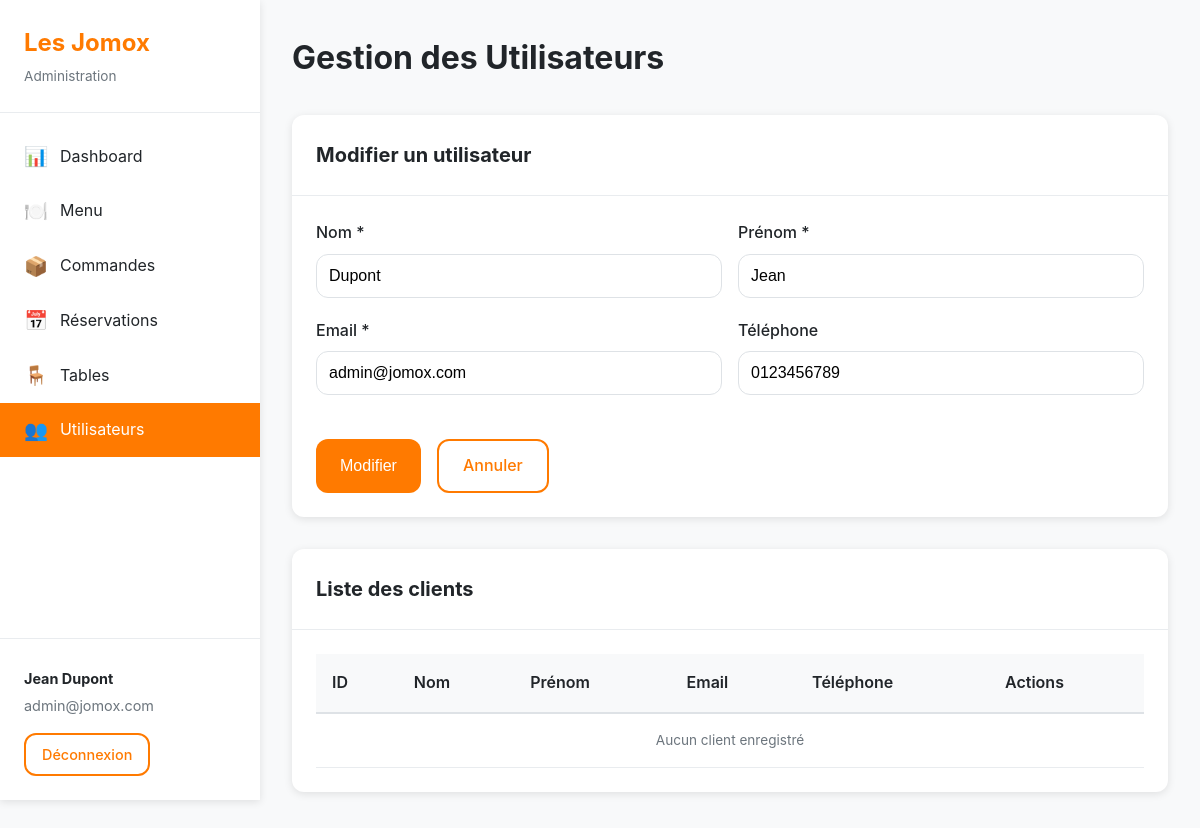
Page /admin/utilisateurs.php?edit=1 (signed in) on the committed database.
### tables this page shows
CREATE TABLE utilisateur (
    id INT AUTO_INCREMENT PRIMARY KEY,
    nom VARCHAR(100) NOT NULL,
    prenom VARCHAR(100) NOT NULL,
    email VARCHAR(255) NOT NULL UNIQUE,
    telephone VARCHAR(20) DEFAULT NULL,
    mot_de_passe VARCHAR(255) NOT NULL,
    is_admin BOOLEAN NOT NULL DEFAULT FALSE,
    INDEX idx_email (email),
    INDEX idx_is_admin (is_admin)
);

### admin/includes/functions.php (called while the page is built, shortened)
<?php
function e($string) {
    return htmlspecialchars($string ?? '', ENT_QUOTES, 'UTF-8');
}

### admin/utilisateurs.php (the view, shortened to what this page needs)
<?php
require_once __DIR__ . '/includes/functions.php';
$pdo = getPDO();
$editUser = null;
if (isset($_GET['edit'])) {
    $id = intval($_GET['edit']);
    $stmt = $pdo->prepare('SELECT * FROM utilisateur WHERE id = :id');
    $stmt->execute(['id' => $id]);
    $editUser = $stmt->fetch();
}
$users = $pdo->query("SELECT * FROM utilisateur WHERE is_admin = FALSE ORDER BY nom, prenom")->fetchAll();
require_once __DIR__ . '/includes/header.php';
?>
<?php if ($editUser): ?>
    <div class="card">
        <div class="card-header">
            <h2>Modifier un utilisateur</h2>
        </div>
        <div class="card-body">
            <form method="POST" class="form">
                <div class="form-row">
                    <div class="form-group">
                        <label>Nom *</label>
                        <input type="text" name="nom" value="<?= e($editUser['nom']) ?>" required>
                    </div>
                    <div class="form-group">
                        <label>Prénom *</label>
                        <input type="text" name="prenom" value="<?= e($editUser['prenom']) ?>" required>
                    </div>
                </div>
                <div class="form-row">
                    <div class="form-group">
                        <label>Email *</label>
                        <input type="email" name="email" value="<?= e($editUser['email']) ?>" required>
                    </div>
                    <div class="form-group">
                        <label>Téléphone</label>
                        <input type="text" name="telephone" value="<?= e($editUser['telephone'] ?? '') ?>">
                    </div>
                </div>
                <div class="form-actions">
                    <button type="submit" class="btn btn-primary">Modifier</button>
                    <a href="utilisateurs.php" class="btn btn-outline">Annuler</a>
                </div>
            </form>
        </div>
    </div>
<?php endif; ?>
<div class="card">
    <div class="card-header">
        <h2>Liste des clients</h2>
    </div>
    <div class="card-body">
        <div class="table-responsive">
            <table class="table">
                <thead>
                    <tr>
                        <th>ID</th>
                        <th>Nom</th>
                        <th>Prénom</th>
                        <th>Email</th>
                        <th>Téléphone</th>
                        <th>Actions</th>
                    </tr>
                </thead>
                <tbody>
                    <?php if (empty($users)): ?>
                        <tr>
                            <td colspan="6" class="text-center text-muted">Aucun client enregistré</td>
                        </tr>
                    <?php endif; ?>
                </tbody>
            </table>
        </div>
    </div>
</div>
<?php require_once __DIR__ . '/includes/footer.php'; ?>

### admin/assets/css/style.css (style rules this page uses)
:root { --primary: #FF7A00; --primary-dark: #e66a00; --secondary: #6c757d; --success: #28a745; --danger: #dc3545; --warning: #ffc107; --info: #17a2b8; --light: #f8f9fa; --dark: #343a40; --white: #ffffff; --gray-100: #f8f9fa; --gray-200: #e9ecef; --gray-300: #dee2e6; --gray-600: #6c757d; --gray-900: #212529; --shadow: 0 2px 8px rgba(0, 0, 0, 0.1); --shadow-lg: 0 4px 16px rgba(0, 0, 0, 0.15); --radius: 12px; --radius-lg: 16px; }
* { margin: 0; padding: 0; box-sizing: border-box; }
body { font-family: -apple-system, BlinkMacSystemFont, 'Segoe UI', Roboto, 'Helvetica Neue', Arial, sans-serif; background: var(--gray-100); color: var(--gray-900); line-height: 1.6; }
.text-muted { color: var(--gray-600); font-size: 0.85rem; }
.card { background: var(--white); border-radius: var(--radius); box-shadow: var(--shadow); margin-bottom: 2rem; overflow: hidden; }
.card-header { padding: 1.5rem; border-bottom: 1px solid var(--gray-200); display: flex; justify-content: space-between; align-items: center; }
.card-header h2 { font-size: 1.25rem; color: var(--gray-900); }
.card-body { padding: 1.5rem; }
.form { max-width: 100%; }
.form-group { margin-bottom: 1.25rem; }
.form-group label { display: block; margin-bottom: 0.5rem; font-weight: 500; color: var(--gray-900); }
.form-group input, .form-group textarea, .form-group select { width: 100%; padding: 0.75rem; border: 1px solid var(--gray-300); border-radius: var(--radius); font-size: 1rem; transition: all 0.2s; }
.form-row { display: grid; grid-template-columns: repeat(auto-fit, minmax(200px, 1fr)); gap: 1rem; }
.form-actions { display: flex; gap: 1rem; margin-top: 1.5rem; }
.btn { display: inline-block; padding: 0.75rem 1.5rem; border: none; border-radius: var(--radius); font-size: 1rem; font-weight: 500; cursor: pointer; transition: all 0.2s; text-decoration: none; text-align: center; }
.btn-primary { background: var(--primary); color: var(--white); }
.btn-outline { background: transparent; color: var(--primary); border: 2px solid var(--primary); }
.table-responsive { overflow-x: auto; }
.table { width: 100%; border-collapse: collapse; }
.table thead { background: var(--gray-100); }
.table th { padding: 1rem; text-align: left; font-weight: 600; color: var(--gray-900); border-bottom: 2px solid var(--gray-300); }
.table td { padding: 1rem; border-bottom: 1px solid var(--gray-200); }
.text-center { text-align: center; }

### rows in the picture
utilisateur: nom "Dupont", prenom "Jean", email "admin@jomox.com", telephone "0123456789"

### other values in the picture
$_SESSION['admin_email'] "admin@jomox.com"
$pageTitle "Gestion des Utilisateurs"
